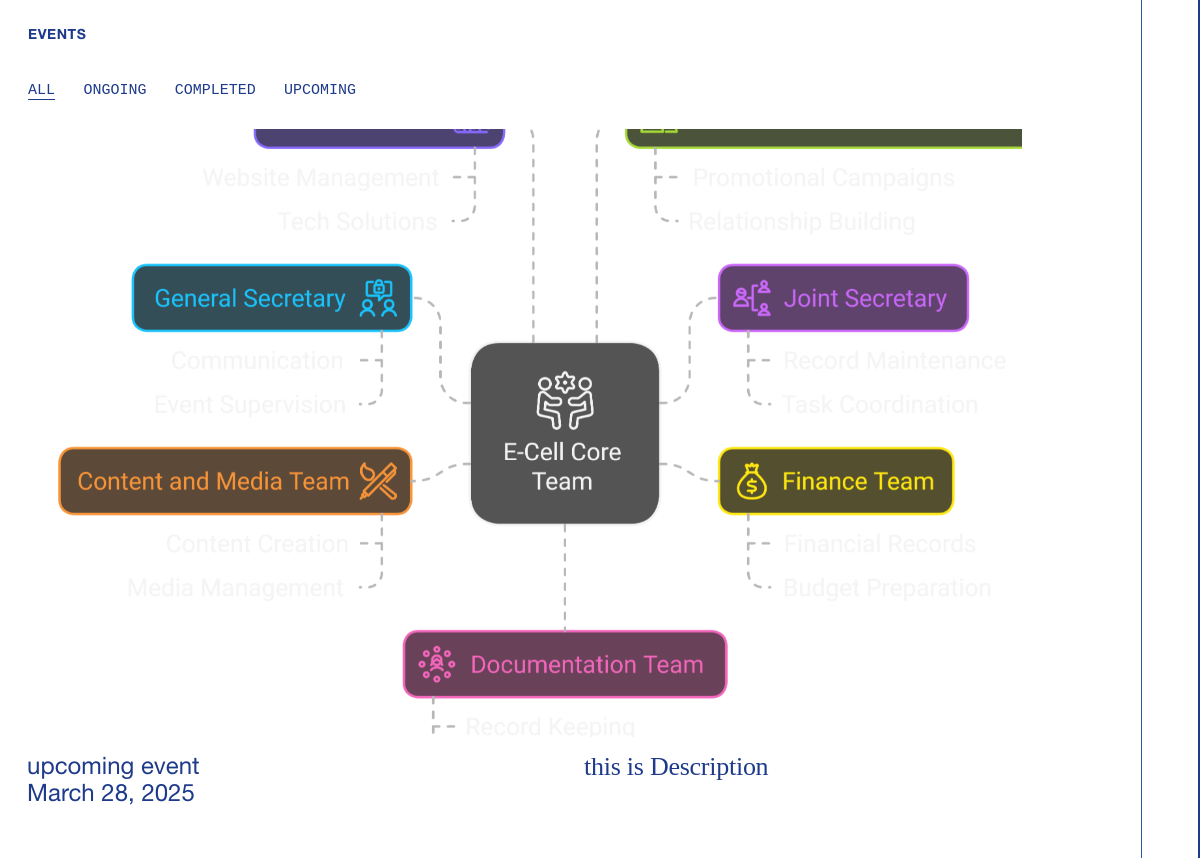
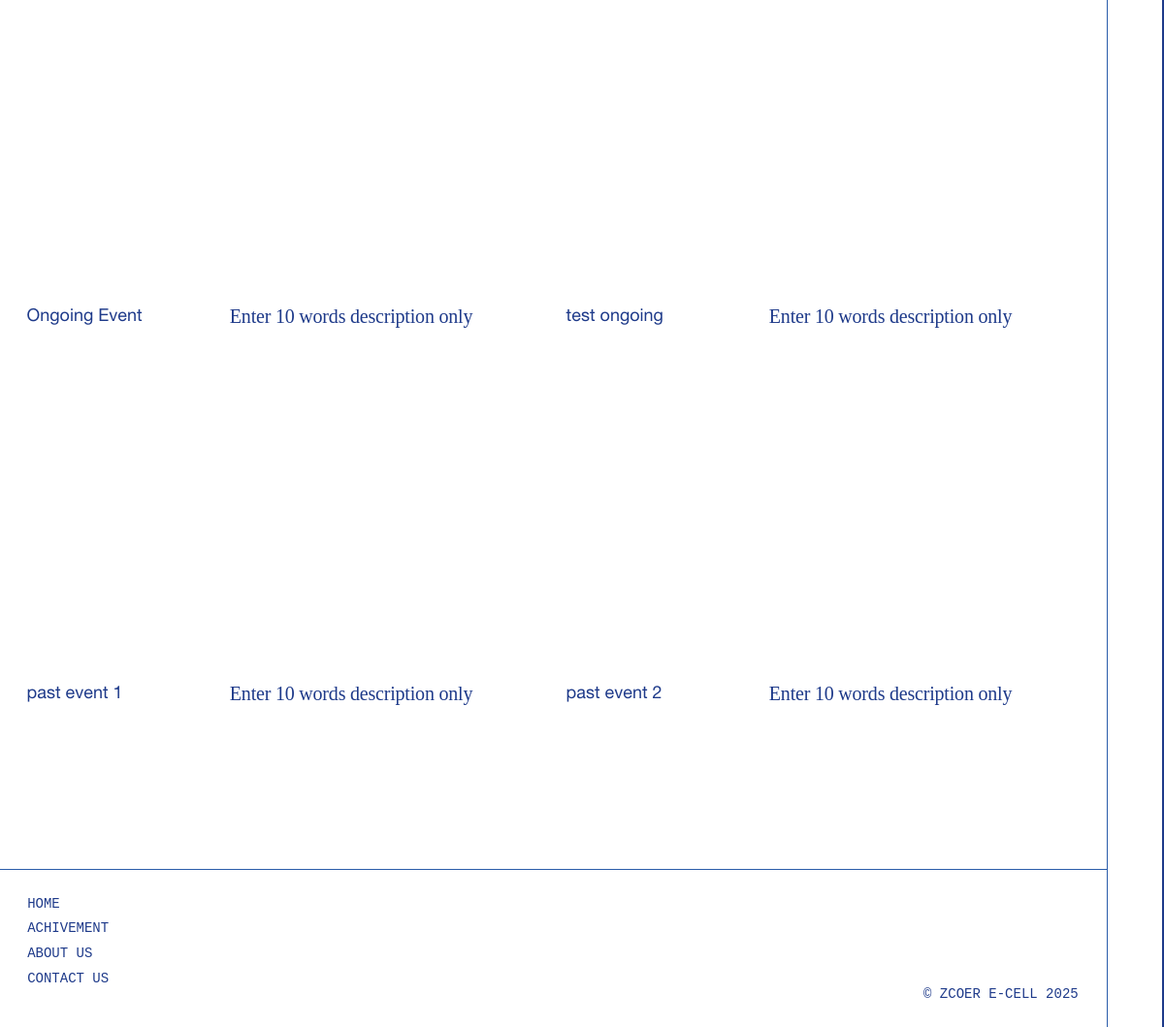
Page /work/ on the committed database (2 pictures, top to bottom).
### pcrTeam/models.py (models this page shows, shortened)
class Event(models.Model):
    STATUS_CHOICES = [
        ('upcoming', 'Upcoming'),
        ('ongoing', 'Ongoing'),
        ('completed', 'Completed'),
    ]
    title = models.CharField(max_length=200)
    header_image = models.ImageField(upload_to='event_headers/')
    detail_description = HTMLField(blank=True)
    date = models.DateField(auto_now=False, auto_now_add=False)
    tags = models.CharField(max_length=150, help_text="Seprate the tag with comma")
    description = models.TextField(max_length=450, blank=True, default='', help_text="Enter 10 words description only")
    slug = models.SlugField(unique=True, blank=True, help_text="keep empty")
    status = models.CharField(max_length=20, choices=STATUS_CHOICES, default='upcoming')
    link = models.URLField(blank=True, null=True, help_text="Add event link (only for upcoming and ongoing events)")
    showCase = models.BooleanField(default=False)

### GeneralApp/views.py (the view)
# urls.py: path('work/', views.work, name='work'),
def work(request):
    event = Event.objects.all()
    return render(request, 'work.html', {'event' : event})

### templates/work.html (shortened to what this page needs)
{% extends "base.html" %}
{% block body_class %}work nav--pre{% endblock %}
{% block extra_css %}
	<link href="../static/styles/work.css" rel="stylesheet">
{% endblock %}
{% block content %}
<header>
	<h1>Events</h1>
	<menu>
		<li class="current">
			<a href="javascript:void(0)" onclick="filterEvents('all')">
				<h2>All</h2>
			</a>
		</li>
		<li>
			<a href="javascript:void(0)" onclick="filterEvents('ongoing')">
				<h2>Ongoing</h2>
			</a>
		</li>
		<li>
			<a href="javascript:void(0)" onclick="filterEvents('past')">
				<h2>Completed</h2>
			</a>
		</li>
		<li>
			<a href="javascript:void(0)" onclick="filterEvents('upcoming')">
				<h2>Upcoming</h2>
			</a>
		</li>
	</menu>
</header>
<section>
	<menu>
	{% for event in event %}
		{% if event.showCase %}
			<li class="featured">
				<a href="{% url 'single_work' event.slug %}">
					<figure style="--aspect-ratio:16 / 9">
						<picture>
							<source media="(max-width: 767px)" sizes="90vw" srcset="{{event.header_image.url}}">
							<img src="{{event.header_image.url}}">
						</picture>
					</figure>
					<div>
						<h3 class="title-summary-title">{{event.title}} <br> {{event.date}}</h3>
					</div>
					<blockquote class="title-summary-body">
						<p>{{event.description}}</p>
					</blockquote>
				</a>
			</li>
		{% endif %}
	{% endfor %}
	{% for event in event %}
		{% if not event.showCase %}
			<li class="event-item {% if event.status == 'ongoing' %}ongoing{% elif event.status == 'completed' %}past{% else %}upcoming{% endif %}">
				<a href="{% url 'single_work' event.slug %}">
					<figure style="--aspect-ratio:16 / 9">
						<picture>
							<source media="(max-width: 767px)" sizes="90vw" srcset="{{event.header_image.url}}">
							<img src="{{event.header_image.url}}">
						</picture>
					</figure>
					<div>
						<h3 class="title-summary-title">{{event.title}}</h3>
					</div>
					<blockquote class="title-summary-body">
						<p>{{event.description}}</p>
					</blockquote>
				</a>
			</li>
		{% endif %}
	{% endfor %}
	</menu>
	<br/><br/>
</section>
{% endblock %}

### templates/work.html (style rules this page uses)
.event-item { display: block; }

### rows in the picture
Event: header_image (picture), title "upcoming event", date "March 28, 2025", description "this is Description"
Event: header_image (picture), title "Ongoing Event", description "Enter 10 words description only"
Event: header_image (picture), title "test ongoing", description "Enter 10 words description only"
Event: header_image (picture), title "past event 1", description "Enter 10 words description only"
Event: header_image (picture), title "past event 2", description "Enter 10 words description only"
